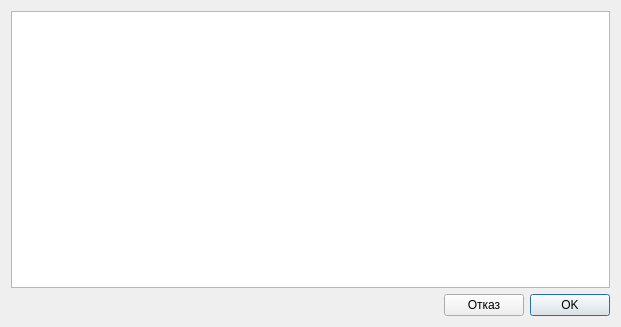
<?xml version="1.0" encoding="UTF-8"?>
<ui version="4.0">
 <class>MonthNotifDialog</class>
 <widget class="QDialog" name="MonthNotifDialog">
  <property name="geometry">
   <rect>
    <x>0</x>
    <y>0</y>
    <width>621</width>
    <height>327</height>
   </rect>
  </property>
  <property name="windowTitle">
   <string>MonthNotifDialog</string>
  </property>
  <layout class="QVBoxLayout" name="verticalLayout">
   <item>
    <widget class="QTableView" name="tableView"/>
   </item>
   <item>
    <layout class="QHBoxLayout" name="horizontalLayout">
     <item>
      <spacer name="horizontalSpacer">
       <property name="orientation">
        <enum>Qt::Horizontal</enum>
       </property>
       <property name="sizeHint" stdset="0">
        <size>
         <width>40</width>
         <height>20</height>
        </size>
       </property>
      </spacer>
     </item>
     <item>
      <widget class="QPushButton" name="cancelButton">
       <property name="text">
        <string>Отказ</string>
       </property>
       <property name="autoDefault">
        <bool>false</bool>
       </property>
      </widget>
     </item>
     <item>
      <widget class="QPushButton" name="okButton">
       <property name="text">
        <string>OK</string>
       </property>
      </widget>
     </item>
    </layout>
   </item>
  </layout>
 </widget>
 <layoutdefault spacing="6" margin="11"/>
 <resources/>
 <connections/>
</ui>
